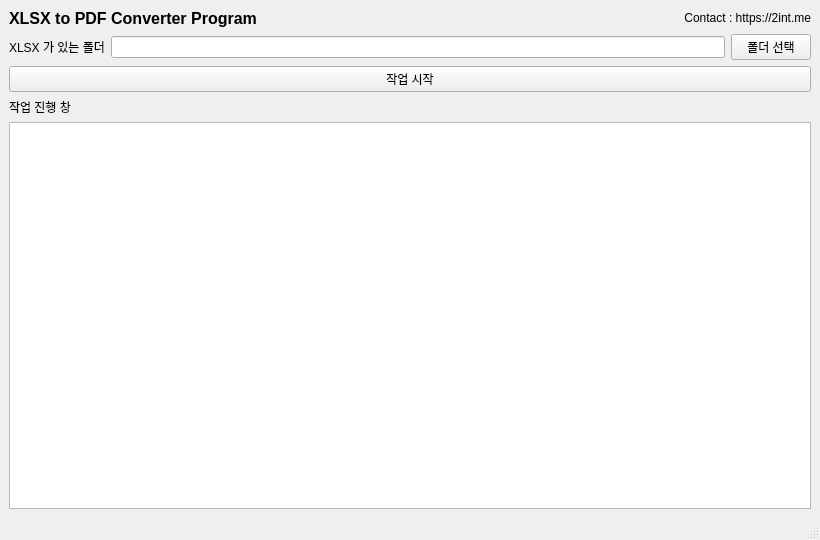
<?xml version="1.0" encoding="UTF-8"?>
<ui version="4.0">
 <class>MainWindow</class>
 <widget class="QMainWindow" name="MainWindow">
  <property name="geometry">
   <rect>
    <x>0</x>
    <y>0</y>
    <width>820</width>
    <height>540</height>
   </rect>
  </property>
  <property name="minimumSize">
   <size>
    <width>820</width>
    <height>540</height>
   </size>
  </property>
  <property name="maximumSize">
   <size>
    <width>820</width>
    <height>540</height>
   </size>
  </property>
  <property name="windowTitle">
   <string>액셀 파일을 PDF파일로 변환 하는 프로그램</string>
  </property>
  <widget class="QWidget" name="centralwidget">
   <layout class="QVBoxLayout" name="verticalLayout_2">
    <item>
     <layout class="QHBoxLayout" name="horizontalLayout_2">
      <property name="topMargin">
       <number>0</number>
      </property>
      <item>
       <widget class="QLabel" name="label">
        <property name="font">
         <font>
          <family>Microsoft YaHei UI</family>
         </font>
        </property>
        <property name="text">
         <string>&lt;html&gt;&lt;head/&gt;&lt;body&gt;&lt;p&gt;&lt;span style=&quot; font-size:12pt; font-weight:600;&quot;&gt;XLSX to PDF Converter Program&lt;/span&gt;&lt;/p&gt;&lt;/body&gt;&lt;/html&gt;</string>
        </property>
       </widget>
      </item>
      <item>
       <widget class="QLabel" name="label_4">
        <property name="text">
         <string>&lt;html&gt;&lt;head/&gt;&lt;body&gt;&lt;p align=&quot;right&quot;&gt;Contact : https://2int.me&lt;/p&gt;&lt;/body&gt;&lt;/html&gt;</string>
        </property>
       </widget>
      </item>
     </layout>
    </item>
    <item>
     <layout class="QHBoxLayout" name="horizontalLayout">
      <item>
       <widget class="QLabel" name="label_2">
        <property name="text">
         <string>XLSX 가 있는 폴더</string>
        </property>
       </widget>
      </item>
      <item>
       <widget class="QLineEdit" name="lineEdit">
        <property name="readOnly">
         <bool>true</bool>
        </property>
       </widget>
      </item>
      <item>
       <widget class="QPushButton" name="pushButton">
        <property name="text">
         <string>폴더 선택</string>
        </property>
       </widget>
      </item>
     </layout>
    </item>
    <item>
     <widget class="QPushButton" name="pushButton_2">
      <property name="text">
       <string>작업 시작</string>
      </property>
     </widget>
    </item>
    <item>
     <widget class="QLabel" name="label_3">
      <property name="text">
       <string>작업 진행 창</string>
      </property>
     </widget>
    </item>
    <item>
     <widget class="QListWidget" name="listWidget"/>
    </item>
   </layout>
  </widget>
  <widget class="QMenuBar" name="menubar">
   <property name="geometry">
    <rect>
     <x>0</x>
     <y>0</y>
     <width>820</width>
     <height>21</height>
    </rect>
   </property>
  </widget>
  <widget class="QStatusBar" name="statusbar"/>
 </widget>
 <resources/>
 <connections/>
</ui>
